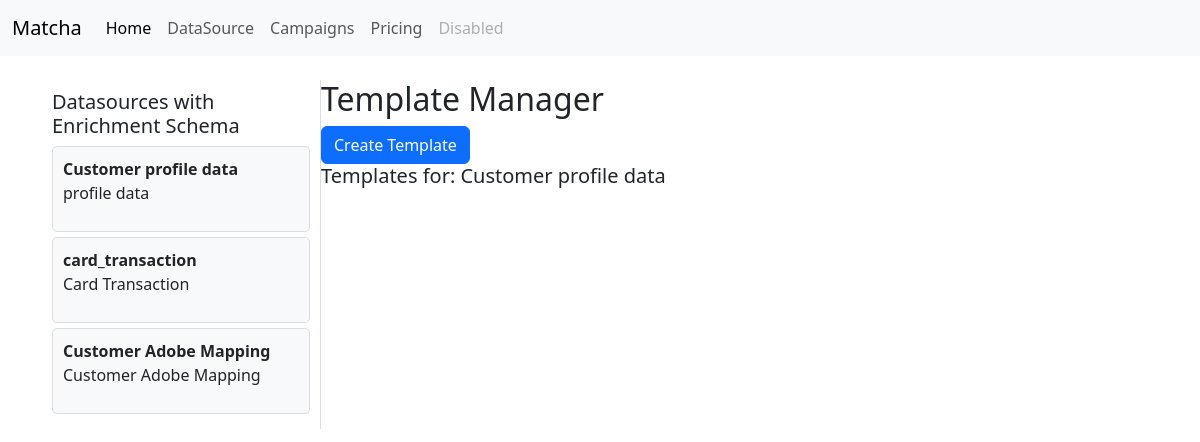
The page /template-view/ on the database as committed earlier.
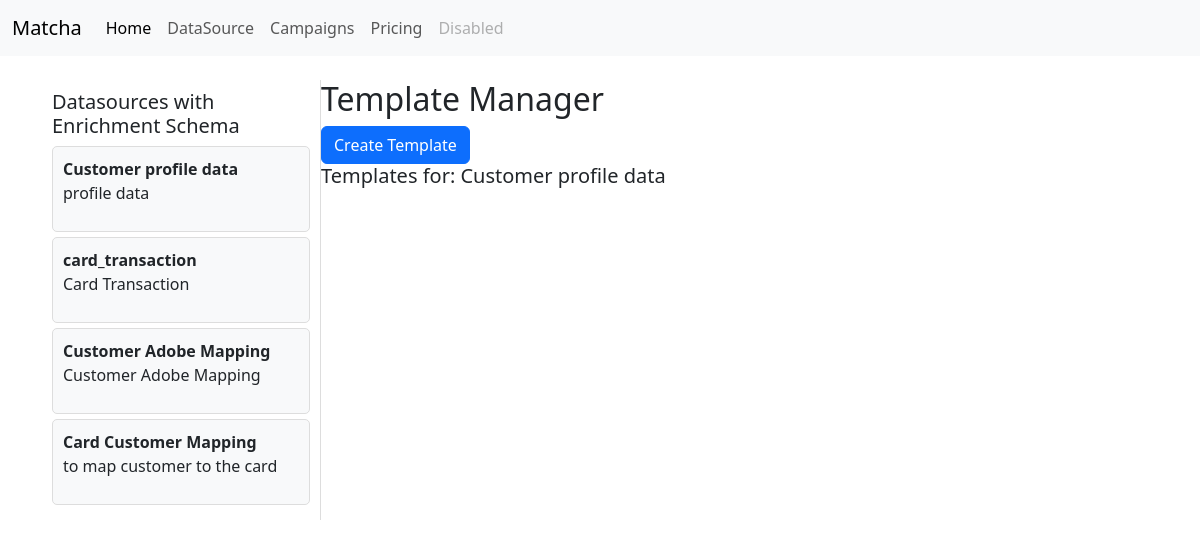
The same page on the database as committed later.
### usex_app/models.py (models this page shows, shortened)
class DataSource(models.Model):
    DATASOURCE_TYPES = [
        ('Postgres', 'postgres'),
        ('Mysql', 'Mysql'),
        ('Kafka', 'Kafka'),
        ('RabbitMQ', 'RabbitMQ'),
        ('S3', 'S3'),
        ('Hive', 'Hive'),
        ('HDFS', 'HDFS'),
        ('CSV', 'CSV'),
    ]
    name = models.CharField(max_length=100)
    description = models.CharField(max_length=150)
    datasource_type = models.CharField(max_length=50,choices=DATASOURCE_TYPES)
    created_at = models.DateTimeField(auto_now_add=True)
    updated_at = models.DateTimeField(auto_now=True)
    connection_params = models.JSONField()  # Use JSONField for flexible connection parameters
    skip_campaign_processing = models.BooleanField(default=False, help_text="Skip campaign processing for this datasource")
    CONNECTION_PARAMS_METADATA = {
        'Postgres': {
            'mandatory': ['host', 'port', 'username', 'password', 'database','query'],
            'optional': [],
        },
        'Mysql': {
            'mandatory': ['host', 'port', 'username', 'password', 'database','query'],
            'optional': [],
        },
        'Kafka': {
            'mandatory': ['brokers', 'topic'],
            'optional': ['group_id','schema_registry_url'],
        },
        'RabbitMQ': {
            'mandatory': ['host', 'port', 'username', 'password', 'queue'],
            'optional': [],
        },
        'S3': {
            'mandatory': ['bucket_name', 'access_key', 'secret_key'],
            'optional': ['region'],
        },
        'Hive': {
            'mandatory': ['host', 'port', 'username', 'password', 'database'],
            'optional': [],
        },
        'HDFS': {
            'mandatory': ['host', 'port', 'username', 'path'],
            'optional': [],
        },
        'CSV': {
            'mandatory': ['file_path'],
            'optional': ['delimiter', 'encoding','has_header'],
        },
    }

### usex_app/views.py (the view)
# urls.py: path('template-view/', views.template_view, name='template_view'),
def template_view(request):
    datasources = DataSource.objects.filter(schema__enrichment_schema__isnull=False)
    enums = Enums.objects.all()
    operators= Operators.objects.all()
    return render(request, 'usex_app/templates.html', {'datasources': datasources, 'enums': enums, 'operators': operators})

### usex_app/templates/usex_app/templates.html (shortened to what this page needs)
{% extends "usex_app/index.html" %}
{% block content %}
<div class="datasource-list">
    <h5>Datasources with Enrichment Schema</h5>
    {% for datasource in datasources %}
        {% if datasource.schema.enrichment_schema and datasource.schema.enrichment_schema|length > 0 %}
            <div class="datasource-item" data-datasource-id="{{ datasource.id }}">
                <strong>{{ datasource.name }}</strong>
                <p>{{ datasource.description }}</p>
            </div>
        {% endif %}
    {% endfor %}
</div>
<div class="content-area">
    <h2>Template Manager</h2>
    <button class="btn btn-primary" id="create-template-button">Create Template</button>
    <div id="template-list">
        <h5>Templates for:<span id="datasource-placeholder"></span> </h5>
    </div>
</div>
{% endblock %}

Rows that differ between the two databases and show on the page:
now on this page (row edited): DataSource: name "Card Customer Mapping", description "to map customer to the card"
